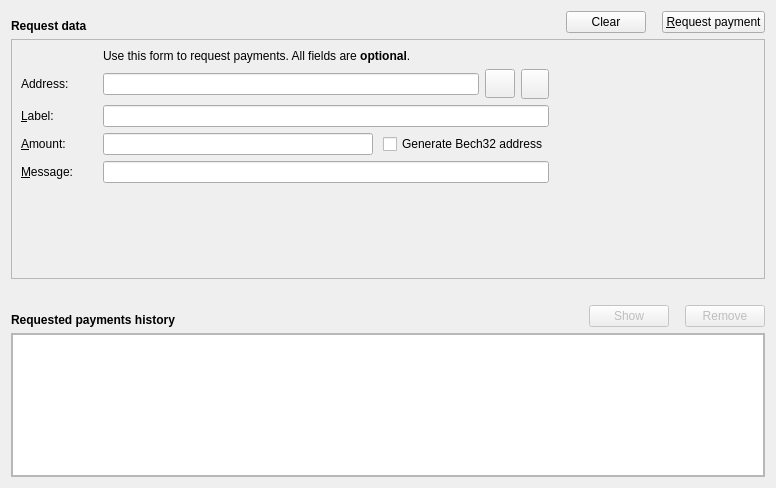
<?xml version="1.0" encoding="UTF-8"?>
<ui version="4.0">
 <class>ReceiveCoinsDialog</class>
 <widget class="QWidget" name="ReceiveCoinsDialog">
  <property name="geometry">
   <rect>
    <x>0</x>
    <y>0</y>
    <width>776</width>
    <height>488</height>
   </rect>
  </property>
  <layout class="QVBoxLayout" name="verticalLayout">
   <item>
    <layout class="QHBoxLayout" name="horizontalLayout">
     <item>
      <widget class="QLabel" name="label_7">
       <property name="font">
        <font>
         <weight>75</weight>
         <bold>true</bold>
        </font>
       </property>
       <property name="text">
        <string>Request data</string>
       </property>
       <property name="alignment">
        <set>Qt::AlignBottom|Qt::AlignLeading|Qt::AlignLeft</set>
       </property>
      </widget>
     </item>
     <item>
      <spacer name="horizontalSpacer_6">
       <property name="orientation">
        <enum>Qt::Horizontal</enum>
       </property>
       <property name="sizeType">
        <enum>QSizePolicy::Expanding</enum>
       </property>
       <property name="sizeHint" stdset="0">
        <size>
         <width>70</width>
         <height>20</height>
        </size>
       </property>
      </spacer>
     </item>
     <item>
      <widget class="QPushButton" name="clearButton">
       <property name="sizePolicy">
        <sizepolicy hsizetype="Minimum" vsizetype="Fixed">
         <horstretch>0</horstretch>
         <verstretch>0</verstretch>
        </sizepolicy>
       </property>
       <property name="toolTip">
        <string>Clear all fields of the form.</string>
       </property>
       <property name="text">
        <string>Clear</string>
       </property>
       <property name="icon">
        <iconset resource="../bitcoin.qrc">
         <normaloff>:/icons/remove</normaloff>:/icons/remove</iconset>
       </property>
       <property name="autoDefault">
        <bool>false</bool>
       </property>
      </widget>
     </item>
     <item>
      <spacer name="horizontalSpacer_5">
       <property name="orientation">
        <enum>Qt::Horizontal</enum>
       </property>
       <property name="sizeType">
        <enum>QSizePolicy::Fixed</enum>
       </property>
       <property name="sizeHint" stdset="0">
        <size>
         <width>10</width>
         <height>20</height>
        </size>
       </property>
      </spacer>
     </item>
     <item>
      <widget class="QPushButton" name="receiveButton">
       <property name="text">
        <string>&amp;Request payment</string>
       </property>
       <property name="icon">
        <iconset resource="../bitcoin.qrc">
         <normaloff>:/icons/request_payment</normaloff>:/icons/request_payment</iconset>
       </property>
      </widget>
     </item>
    </layout>
   </item>
   <item>
    <widget class="QFrame" name="frameRequest">
     <property name="sizePolicy">
      <sizepolicy hsizetype="Preferred" vsizetype="Fixed">
       <horstretch>0</horstretch>
       <verstretch>0</verstretch>
      </sizepolicy>
     </property>
     <property name="frameShape">
      <enum>QFrame::StyledPanel</enum>
     </property>
     <property name="frameShadow">
      <enum>QFrame::Sunken</enum>
     </property>
     <layout class="QHBoxLayout" name="horizontalLayout_4">
      <item>
       <layout class="QGridLayout" name="gridLayout">
        <property name="horizontalSpacing">
         <number>15</number>
        </property>
        <item row="4" column="0">
         <widget class="QLabel" name="label_2">
          <property name="toolTip">
           <string>An optional label to associate with the new receiving address.</string>
          </property>
          <property name="text">
           <string>&amp;Label:</string>
          </property>
          <property name="buddy">
           <cstring>reqLabel</cstring>
          </property>
         </widget>
        </item>
        <item row="6" column="0">
         <widget class="QLabel" name="label_3">
          <property name="toolTip">
           <string>An optional message to attach to the payment request, which will be displayed when the request is opened. Note: The message will not be sent with the payment over the Ajwm network.</string>
          </property>
          <property name="text">
           <string>&amp;Message:</string>
          </property>
          <property name="buddy">
           <cstring>reqMessage</cstring>
          </property>
         </widget>
        </item>
        <item row="3" column="2">
         <layout class="QHBoxLayout" name="horizontalLayout_3">
          <property name="spacing">
           <number>6</number>
          </property>
          <item>
           <widget class="QLineEdit" name="leAddress"/>
          </item>
          <item>
           <widget class="QToolButton" name="copyAddressButton">
            <property name="text">
             <string/>
            </property>
            <property name="iconSize">
             <size>
              <width>22</width>
              <height>22</height>
             </size>
            </property>
           </widget>
          </item>
          <item>
           <widget class="QToolButton" name="refreshButton">
            <property name="minimumSize">
             <size>
              <width>28</width>
              <height>30</height>
             </size>
            </property>
            <property name="maximumSize">
             <size>
              <width>20</width>
              <height>30</height>
             </size>
            </property>
            <property name="text">
             <string/>
            </property>
           </widget>
          </item>
         </layout>
        </item>
        <item row="6" column="2">
         <widget class="QLineEdit" name="reqMessage">
          <property name="toolTip">
           <string>An optional message to attach to the payment request, which will be displayed when the request is opened. Note: The message will not be sent with the payment over the Ajwm network.</string>
          </property>
         </widget>
        </item>
        <item row="2" column="2">
         <widget class="QLabel" name="label_5">
          <property name="text">
           <string>Use this form to request payments. All fields are &lt;b&gt;optional&lt;/b&gt;.</string>
          </property>
         </widget>
        </item>
        <item row="4" column="2">
         <widget class="QLineEdit" name="reqLabel">
          <property name="toolTip">
           <string>An optional label to associate with the new receiving address.</string>
          </property>
         </widget>
        </item>
        <item row="5" column="0">
         <widget class="QLabel" name="label">
          <property name="toolTip">
           <string>An optional amount to request. Leave this empty or zero to not request a specific amount.</string>
          </property>
          <property name="text">
           <string>&amp;Amount:</string>
          </property>
          <property name="buddy">
           <cstring>reqAmount</cstring>
          </property>
         </widget>
        </item>
        <item row="3" column="0">
         <widget class="QLabel" name="label_8">
          <property name="text">
           <string>Address:</string>
          </property>
         </widget>
        </item>
        <item row="5" column="2">
         <layout class="QHBoxLayout" name="horizontalLayout_5">
          <property name="spacing">
           <number>10</number>
          </property>
          <item>
           <widget class="BitcoinAmountField" name="reqAmount">
            <property name="sizePolicy">
             <sizepolicy hsizetype="Expanding" vsizetype="Fixed">
              <horstretch>0</horstretch>
              <verstretch>0</verstretch>
             </sizepolicy>
            </property>
            <property name="minimumSize">
             <size>
              <width>80</width>
              <height>0</height>
             </size>
            </property>
            <property name="toolTip">
             <string>An optional amount to request. Leave this empty or zero to not request a specific amount.</string>
            </property>
           </widget>
          </item>
          <item>
           <widget class="QCheckBox" name="useBech32">
            <property name="sizePolicy">
             <sizepolicy hsizetype="Fixed" vsizetype="Fixed">
              <horstretch>0</horstretch>
              <verstretch>0</verstretch>
             </sizepolicy>
            </property>
            <property name="maximumSize">
             <size>
              <width>1000</width>
              <height>16777215</height>
             </size>
            </property>
            <property name="focusPolicy">
             <enum>Qt::StrongFocus</enum>
            </property>
            <property name="toolTip">
             <string>Bech32 addresses (BIP-173) are cheaper to spend from and offer better protection against typos. When unchecked a P2SH wrapped SegWit address will be created, compatible with older wallets.</string>
            </property>
            <property name="text">
             <string>Generate Bech32 address</string>
            </property>
           </widget>
          </item>
         </layout>
        </item>
        <item row="7" column="0" colspan="3">
         <spacer name="verticalSpacer">
          <property name="orientation">
           <enum>Qt::Vertical</enum>
          </property>
          <property name="sizeHint" stdset="0">
           <size>
            <width>20</width>
            <height>0</height>
           </size>
          </property>
         </spacer>
        </item>
       </layout>
      </item>
      <item>
       <widget class="QRImageWidget" name="lblQRCode">
        <property name="minimumSize">
         <size>
          <width>200</width>
          <height>220</height>
         </size>
        </property>
        <property name="maximumSize">
         <size>
          <width>200</width>
          <height>220</height>
         </size>
        </property>
        <property name="text">
         <string/>
        </property>
        <property name="alignment">
         <set>Qt::AlignCenter</set>
        </property>
        <property name="wordWrap">
         <bool>true</bool>
        </property>
       </widget>
      </item>
     </layout>
    </widget>
   </item>
   <item>
    <spacer name="verticalSpacer_2">
     <property name="orientation">
      <enum>Qt::Vertical</enum>
     </property>
     <property name="sizeType">
      <enum>QSizePolicy::Fixed</enum>
     </property>
     <property name="sizeHint" stdset="0">
      <size>
       <width>10</width>
       <height>20</height>
      </size>
     </property>
    </spacer>
   </item>
   <item>
    <layout class="QHBoxLayout" name="horizontalLayout_2">
     <item>
      <widget class="QLabel" name="label_6">
       <property name="font">
        <font>
         <weight>75</weight>
         <bold>true</bold>
        </font>
       </property>
       <property name="text">
        <string>Requested payments history</string>
       </property>
       <property name="alignment">
        <set>Qt::AlignBottom|Qt::AlignLeading|Qt::AlignLeft</set>
       </property>
      </widget>
     </item>
     <item>
      <spacer name="horizontalSpacer_3">
       <property name="orientation">
        <enum>Qt::Horizontal</enum>
       </property>
       <property name="sizeType">
        <enum>QSizePolicy::Expanding</enum>
       </property>
       <property name="sizeHint" stdset="0">
        <size>
         <width>70</width>
         <height>20</height>
        </size>
       </property>
      </spacer>
     </item>
     <item>
      <widget class="QPushButton" name="showRequestButton">
       <property name="enabled">
        <bool>false</bool>
       </property>
       <property name="toolTip">
        <string>Show the selected request (does the same as double clicking an entry)</string>
       </property>
       <property name="text">
        <string>Show</string>
       </property>
       <property name="icon">
        <iconset resource="../bitcoin.qrc">
         <normaloff>:/icons/show</normaloff>:/icons/show</iconset>
       </property>
       <property name="iconSize">
        <size>
         <width>22</width>
         <height>16</height>
        </size>
       </property>
       <property name="autoDefault">
        <bool>false</bool>
       </property>
      </widget>
     </item>
     <item>
      <spacer name="horizontalSpacer_4">
       <property name="orientation">
        <enum>Qt::Horizontal</enum>
       </property>
       <property name="sizeType">
        <enum>QSizePolicy::Fixed</enum>
       </property>
       <property name="sizeHint" stdset="0">
        <size>
         <width>10</width>
         <height>20</height>
        </size>
       </property>
      </spacer>
     </item>
     <item>
      <widget class="QPushButton" name="removeRequestButton">
       <property name="enabled">
        <bool>false</bool>
       </property>
       <property name="toolTip">
        <string>Remove the selected entries from the list</string>
       </property>
       <property name="text">
        <string>Remove</string>
       </property>
       <property name="icon">
        <iconset resource="../bitcoin.qrc">
         <normaloff>:/icons/remove</normaloff>:/icons/remove</iconset>
       </property>
       <property name="autoDefault">
        <bool>false</bool>
       </property>
      </widget>
     </item>
    </layout>
   </item>
   <item>
    <widget class="QFrame" name="frame">
     <property name="sizePolicy">
      <sizepolicy hsizetype="Preferred" vsizetype="Expanding">
       <horstretch>0</horstretch>
       <verstretch>0</verstretch>
      </sizepolicy>
     </property>
     <property name="frameShape">
      <enum>QFrame::StyledPanel</enum>
     </property>
     <property name="frameShadow">
      <enum>QFrame::Raised</enum>
     </property>
     <layout class="QVBoxLayout" name="verticalLayout_2">
      <property name="spacing">
       <number>0</number>
      </property>
      <property name="leftMargin">
       <number>0</number>
      </property>
      <property name="topMargin">
       <number>0</number>
      </property>
      <property name="rightMargin">
       <number>0</number>
      </property>
      <property name="bottomMargin">
       <number>0</number>
      </property>
      <item>
       <widget class="QTableView" name="recentRequestsView">
        <property name="contextMenuPolicy">
         <enum>Qt::CustomContextMenu</enum>
        </property>
        <property name="tabKeyNavigation">
         <bool>false</bool>
        </property>
        <property name="sortingEnabled">
         <bool>true</bool>
        </property>
       </widget>
      </item>
     </layout>
    </widget>
   </item>
  </layout>
 </widget>
 <customwidgets>
  <customwidget>
   <class>BitcoinAmountField</class>
   <extends>QLineEdit</extends>
   <header>qt/bitcoinamountfield.h</header>
   <container>1</container>
  </customwidget>
  <customwidget>
   <class>QRImageWidget</class>
   <extends>QLabel</extends>
   <header>qt/receiverequestdialog.h</header>
  </customwidget>
 </customwidgets>
 <tabstops>
  <tabstop>recentRequestsView</tabstop>
  <tabstop>showRequestButton</tabstop>
  <tabstop>removeRequestButton</tabstop>
 </tabstops>
 <resources>
  <include location="../bitcoin.qrc"/>
 </resources>
 <connections/>
</ui>
